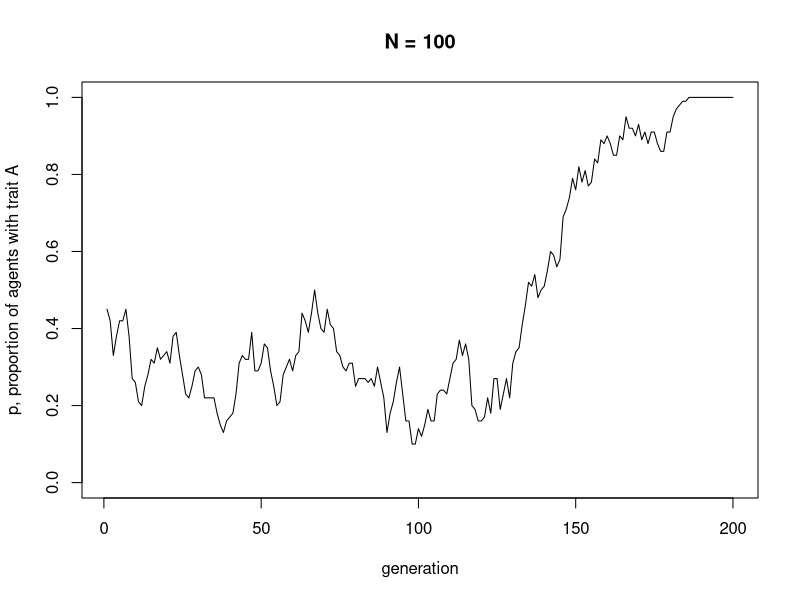
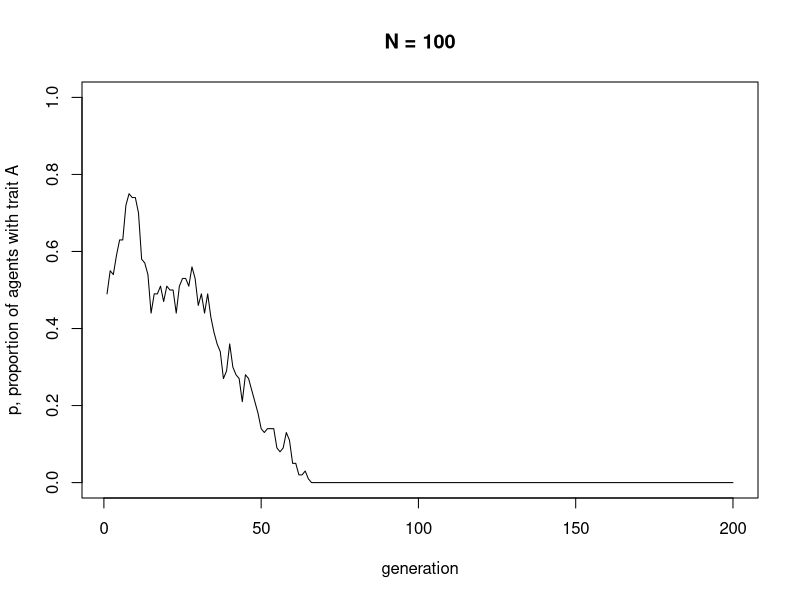
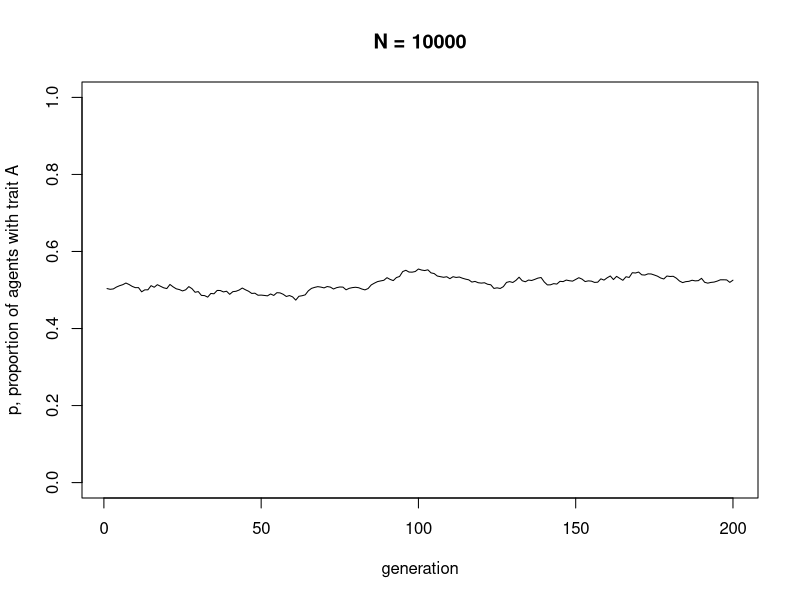
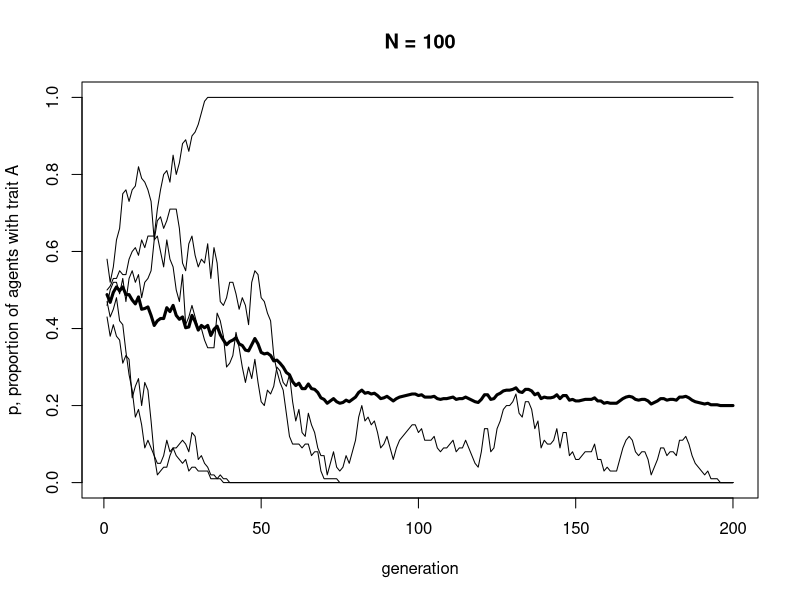
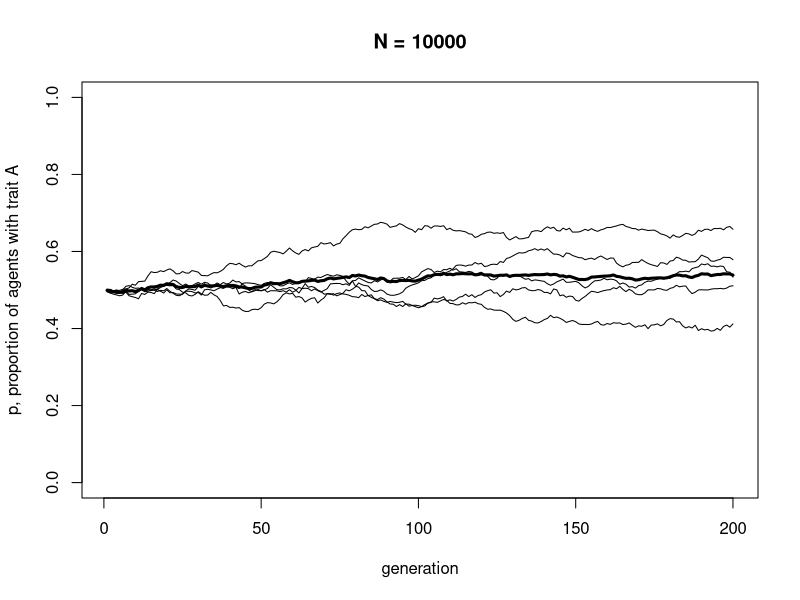
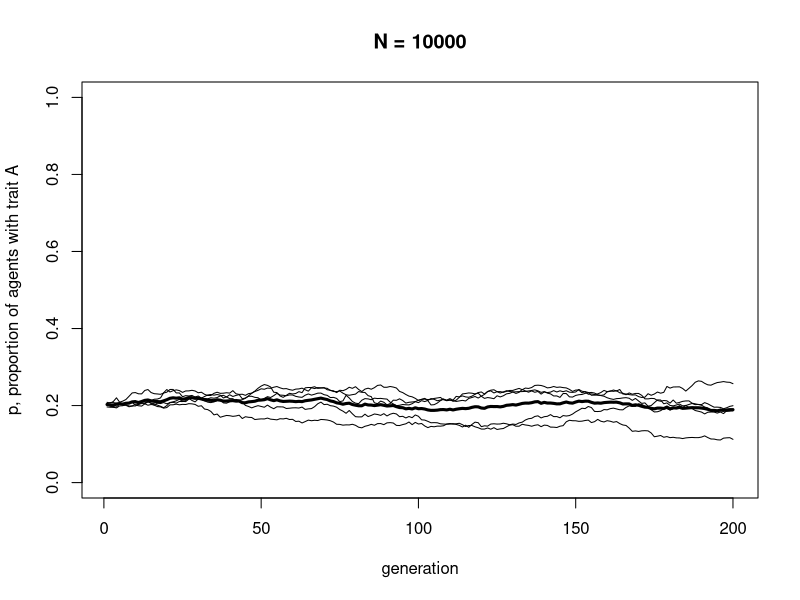
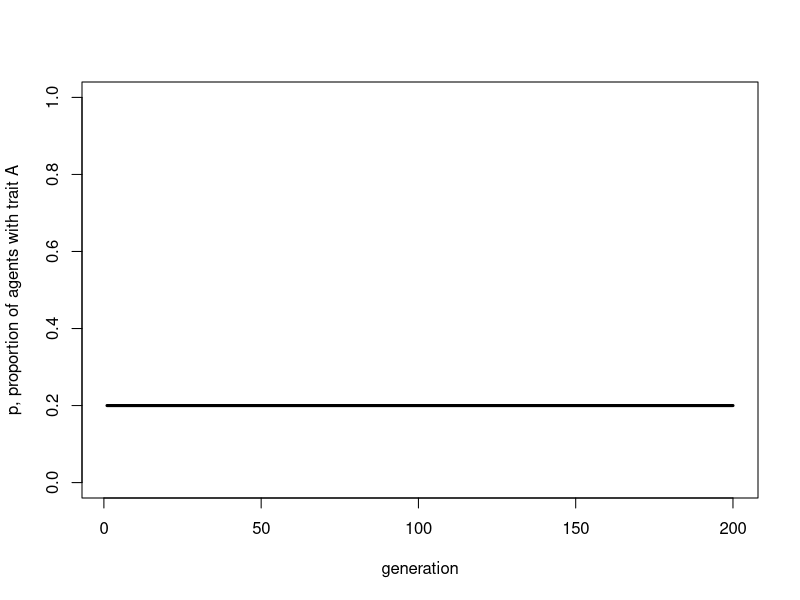
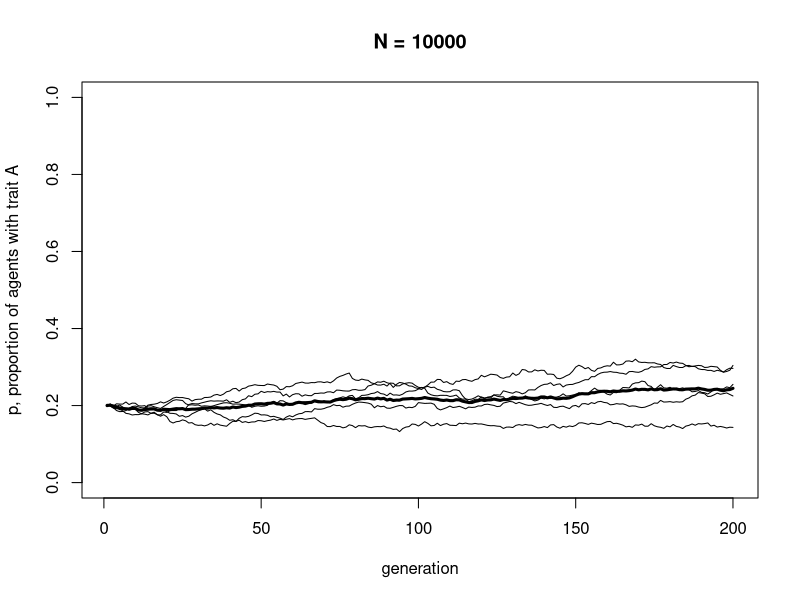

The R script that drew these images, in order:
## ---- chunk 1

N <- 100
t_max <- 200

## ---- chunk 2

agent <- data.frame(trait = sample(c("A","B"), N, replace = TRUE))

## ---- chunk 3

head(agent)

## ---- chunk 4

agent$trait[4]

## ---- chunk 5

output <- data.frame(p = rep(NA, t_max))

## ---- chunk 6

output$p[1] <- sum(agent$trait == "A") / N
head(output)

## ---- chunk 7

for (t in 2:t_max) {
  
  # copy agent dataframe to previous_agent dataframe
  previous_agent <- agent  
  
  # randomly copy from previous generation's agents
  agent <- data.frame(trait = sample(previous_agent$trait, N, replace = TRUE))  
  
  # get p and put it into the output slot for this generation t
  output$p[t] <- sum(agent$trait == "A") / N  
  
}

## ---- chunk 8

plot(output$p, 
     type = 'l', 
     ylab = "p, proportion of agents with trait A", 
     xlab = "generation", 
     ylim = c(0,1), 
     main = paste("N =", N))

## ---- chunk 9

UnbiasedTransmission <- function (N, t_max) {
  
  agent <- data.frame(trait = sample(c("A","B"), N, replace = TRUE))
  
  output <- data.frame(p = rep(NA, t_max))
  
  output$p[1] <- sum(agent$trait == "A") / N
  
  for (t in 2:t_max) {
  
    # copy agent to previous_agent dataframe
    previous_agent <- agent  
  
    # randomly copy from previous generation
    agent <- data.frame(trait = sample(previous_agent$trait, N, replace = TRUE))  
  
    # get p and put it into output slot for this generation t
    output$p[t] <- sum(agent$trait == "A") / N  
  
  }
  
  plot(output$p, 
       type = 'l', 
       ylab = "p, proportion of agents with trait A", 
       xlab = "generation", 
       ylim = c(0,1), 
       main = paste("N =", N))
  
}

## ---- chunk 10

UnbiasedTransmission(N = 100, 
                     t_max = 200)

## ---- chunk 11

UnbiasedTransmission(N = 10000, 
                     t_max = 200)

## ---- chunk 12

UnbiasedTransmission <- function (N, t_max, r_max) {
  
  # create a matrix with t_max rows and r_max columns, fill with NAs, convert to dataframe
  output <- as.data.frame(matrix(NA, t_max, r_max))  
  
  # purely cosmetic: rename the columns with run1, run2 etc.
  names(output) <- paste("run", 1:r_max, sep="")  
  
  for (r in 1:r_max) {
    
    # create first generation
    agent <- data.frame(trait = sample(c("A","B"), N, replace = TRUE))  
    
    # add first generation's p to first row of column r
    output[1,r] <- sum(agent$trait == "A") / N  
  
    for (t in 2:t_max) {
  
      # copy agent to previous_agent dataframe
      previous_agent <- agent  
      
      # randomly copy from previous generation
      agent <- data.frame(trait = sample(previous_agent$trait, N, replace = TRUE))  
      
      # get p and put it into output slot for this generation t and run r
      output[t,r] <- sum(agent$trait == "A") / N  
  
    }
    
  }
  
  # first plot a thick line for the mean p
  plot(rowMeans(output), 
       type = 'l', 
       ylab = "p, proportion of agents with trait A", 
       xlab = "generation", 
       ylim = c(0,1), 
       lwd = 3, 
       main = paste("N =", N))
 
  for (r in 1:r_max) {  
    
    # add lines for each run, up to r_max
    lines(output[,r], type = 'l')  
    
  }
  
  output  # export data from function
}

## ---- chunk 13

data_model1 <- UnbiasedTransmission(N = 100, 
                                    t_max = 200, 
                                    r_max = 5)

## ---- chunk 14

head(data_model1)

## ---- chunk 15

data_model1 <- UnbiasedTransmission(N = 10000, 
                                    t_max = 200, 
                                    r_max = 5)

## ---- chunk 16

UnbiasedTransmission <- function (N, p_0, t_max, r_max) {
  
  # create a matrix with t_max rows and r_max columns, fill with NAs, convert to dataframe
  output <- as.data.frame(matrix(NA,t_max,r_max))  
  
  # purely cosmetic: rename the columns with run1, run2 etc.
  names(output) <- paste("run", 1:r_max, sep="")  
  
  for (r in 1:r_max) {
    
    # create first generation
    agent <- data.frame(trait = sample(c("A","B"), N, replace = TRUE, 
                                       prob = c(p_0,1-p_0)))  
    
    # add first generation's p to first row of column r
    output[1,r] <- sum(agent$trait == "A") / N  
  
    for (t in 2:t_max) {
      
      # copy agent to previous_agent dataframe
      previous_agent <- agent  
      
      # randomly copy from previous generation
      agent <- data.frame(trait = sample(previous_agent$trait, N, replace = TRUE))  
      
      # get p and put it into output slot for this generation t and run r
      output[t,r] <- sum(agent$trait == "A") / N  
  
    }
    
  }
  
  # first plot a thick line for the mean p
  plot(rowMeans(output), 
       type = 'l', 
       ylab = "p, proportion of agents with trait A", 
       xlab = "generation", 
       ylim = c(0,1), 
       lwd = 3, 
       main = paste("N =", N))
 
  for (r in 1:r_max) {  
    
    # add lines for each run, up to r_max
    lines(output[,r], type = 'l')  
    
  }
  
  output  # export data from function
}

## ---- chunk 17

data_model1 <- UnbiasedTransmission(N = 10000, 
                                    p_0 = 0.2, 
                                    t_max = 200, 
                                    r_max = 5)

## ---- chunk 18

png(file = "unbiased_transmission.png", 
    height = 10, 
    width = 12, 
    units = "cm" , 
    res = 300)

data_model1 <- UnbiasedTransmission(N = 10000, 
                                    p_0 = 0.2, 
                                    t_max = 200, 
                                    r_max = 5)

invisible(dev.off())

## ---- chunk 19

p_0 <- 0.2
t_max <- 200

p <- rep(NA, t_max)
p[1] <- p_0

for (i in 2:t_max) {
  p[i] <- p[i-1]
}

plot(p, 
     type = 'l', 
     ylab = "p, proportion of agents with trait A", 
     xlab = "generation", 
     ylim = c(0,1), 
     lwd = 3)

